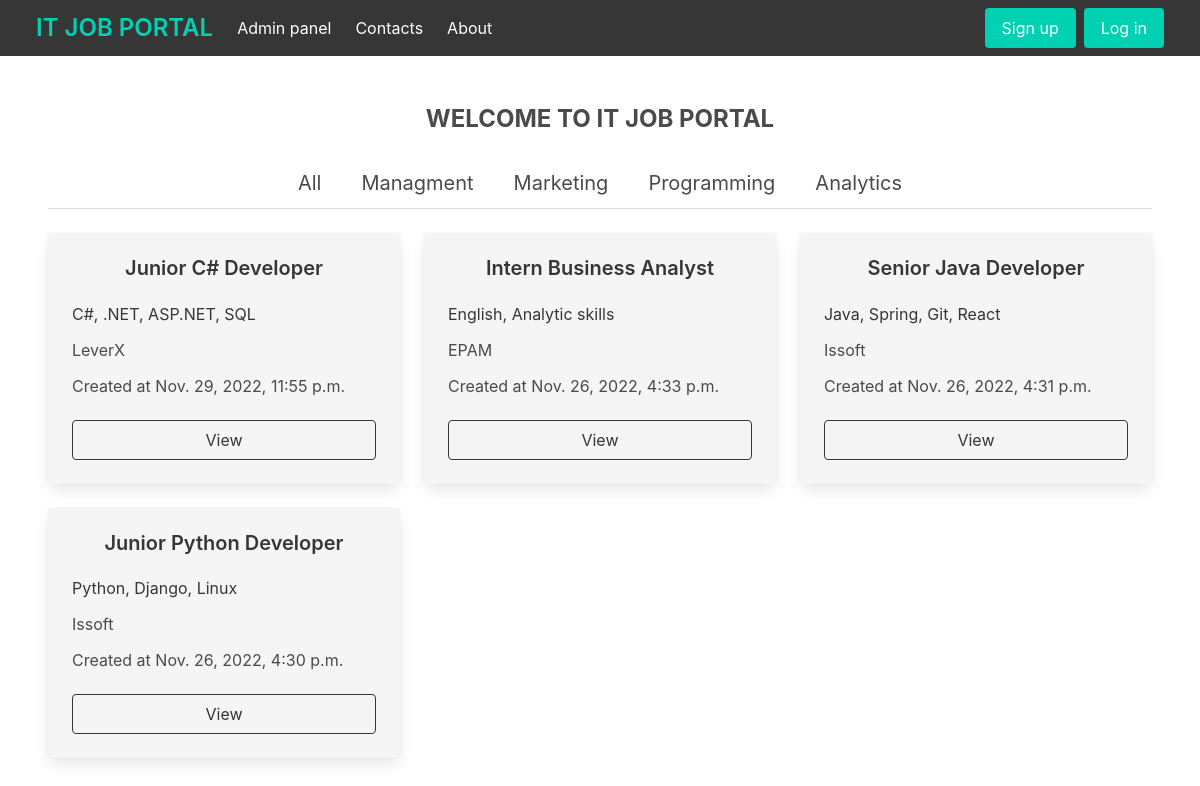
The page / on the database its author committed.
### job/models.py (models this page shows, shortened)
class Category(models.Model):
    title = models.CharField(max_length=255)
    slug = models.SlugField()
    class Meta:
        ordering = ('title',)

class Job(models.Model):
    category = models.ForeignKey(Category, related_name='jobs', on_delete=models.CASCADE)
    title = models.CharField(max_length=255)
    slug = models.SlugField(unique=True, null=True)
    key_skills = models.TextField()
    description = models.TextField(blank=True, null=True)
    company_name = models.CharField(max_length=255)
    company_country = models.CharField(max_length=255, blank=True, null=True)
    created_at = models.DateTimeField(auto_now_add=True)
    is_active = models.BooleanField(default=True)
    class Meta:
        ordering = ('-created_at',)

### job/views.py (the view)
# urls.py: path('', frontpage, name='frontpage'),
def frontpage(request):
    jobs = Job.objects.filter(is_active=True)
    categories = Category.objects.all()
    chosen_category = request.GET.get('category', '')
    if chosen_category:
        jobs = jobs.filter(category__slug=chosen_category)
    context = {
        'categories': categories,
        'jobs': jobs,
        'chosen_category': chosen_category
    }
    return render(request, 'job/frontpage.html', context)

### job/templates/job/frontpage.html
{% extends 'job/base.html' %}
{% block content %}
    <p class="subtitle is-4 has-text-weight-bold has-text-centered">WELCOME TO <bold>IT JOB PORTAL</bold></p>
    <div class="tabs is-centered is-medium">
        <ul>
                </li><a href="{% url 'frontpage' %}">All</a>
            {% for category in categories %}
                </li><a href="{% url 'frontpage' %}?category={{ category.slug }}">{{ category.title }}</a></li>
            {% endfor %}
        </ul>
        </div>
    <div class="columns is-mobile is-multiline">
        {% if jobs %}
            {% for job in jobs %}
                <div class="column is-4">
                    <div class="card has-background-white-ter">
                        <div class="card-content">
                            <div class="media">
                                <div class="media-content">
                                    <p class="title has-text-centered is-5">{{ job.title }}</p>
                                </div>
                            </div>
                            <div class="content">
                                <p class="subtitle text-bold has-text-dark is-6"><bold>{{ job.key_skills }}</bold></p>
                                <p class="subtitle text-bold is-6"><bold>{{ job.company_name }}</bold></p>
                                <p class="subtitle is-6">Created at {{ job.created_at }}</p>
                            </div>
                            <div class="content">
                                <a href="{% url 'job' job.slug %}" class="button is-fullwidth is-outlined is-dark">View</a>
                            </div>
                        </div>
                    </div>
                </div>
            {% endfor %}
        {% else %}
            <p class="has-text-centered pt-6 is-size-4">
                    Oops, there are no jobs of such category...
            </p>
        {% endif %}
    </div>
{% endblock %}

### job/templates/job/base.html (shortened to what this page needs)
<!DOCTYPE html>
<html>
    <head>
        <link rel="stylesheet" href="https://cdn.jsdelivr.net/npm/bulma@0.9.4/css/bulma.min.css">
    </head>
    <body>
        <nav class="navbar is-dark">
            <div class="navbar-brand  ml-5">
                <a href="{% url 'frontpage' %}" class="navbar-item has-text-primary title is-4">IT JOB PORTAL</a>
            </div>
            <div class="navbar-menu">
                <div class="navbar-start">
                    <a href="/admin/" class="navbar-item">Admin panel</a>
                    <a href="{% url 'contacts' %}" class="navbar-item">Contacts</a>
                    <a href="{% url 'about' %}" class="navbar-item">About</a>
                </div>
            </div>
            <div class="navbar-menu pr-5">
                <div class="navbar-end">
                    <div class="navbar-item">
                        <div class="buttons">
                            {% if request.user.is_authenticated %}
                                <a href="{% url 'logout' %}" class="button is-primary">Log out</a>
                            {% else %}
                                <a href="{% url 'signup' %}" class="button is-primary">Sign up</a>
                                <a href="{% url 'login' %}" class="button is-primary">Log in</a>
                            {% endif %}
                        </div>
                    </div>
                </div>
            </div>
        </nav>
        <section class="section">
            {% block content %}
            {% endblock %}
        </section>
    </body>
</html>

### rows shown on the page
Category: title "Managment"
Category: title "Marketing"
Category: title "Programming"
Category: title "Аnalytics"
Job: title "Junior C# Developer", key_skills "C#, .NET, ASP.NET, SQL", company_name "LeverX", created_at "Nov. 29, 2022, 11:55 p.m."
Job: title "Intern Business Analyst", key_skills "English, Analytic skills", company_name "EPAM", created_at "Nov. 26, 2022, 4:33 p.m."
Job: title "Senior Java Developer", key_skills "Java, Spring, Git, React", company_name "Issoft", created_at "Nov. 26, 2022, 4:31 p.m."
Job: title "Junior Python Developer", key_skills "Python, Django, Linux", company_name "Issoft", created_at "Nov. 26, 2022, 4:30 p.m."
